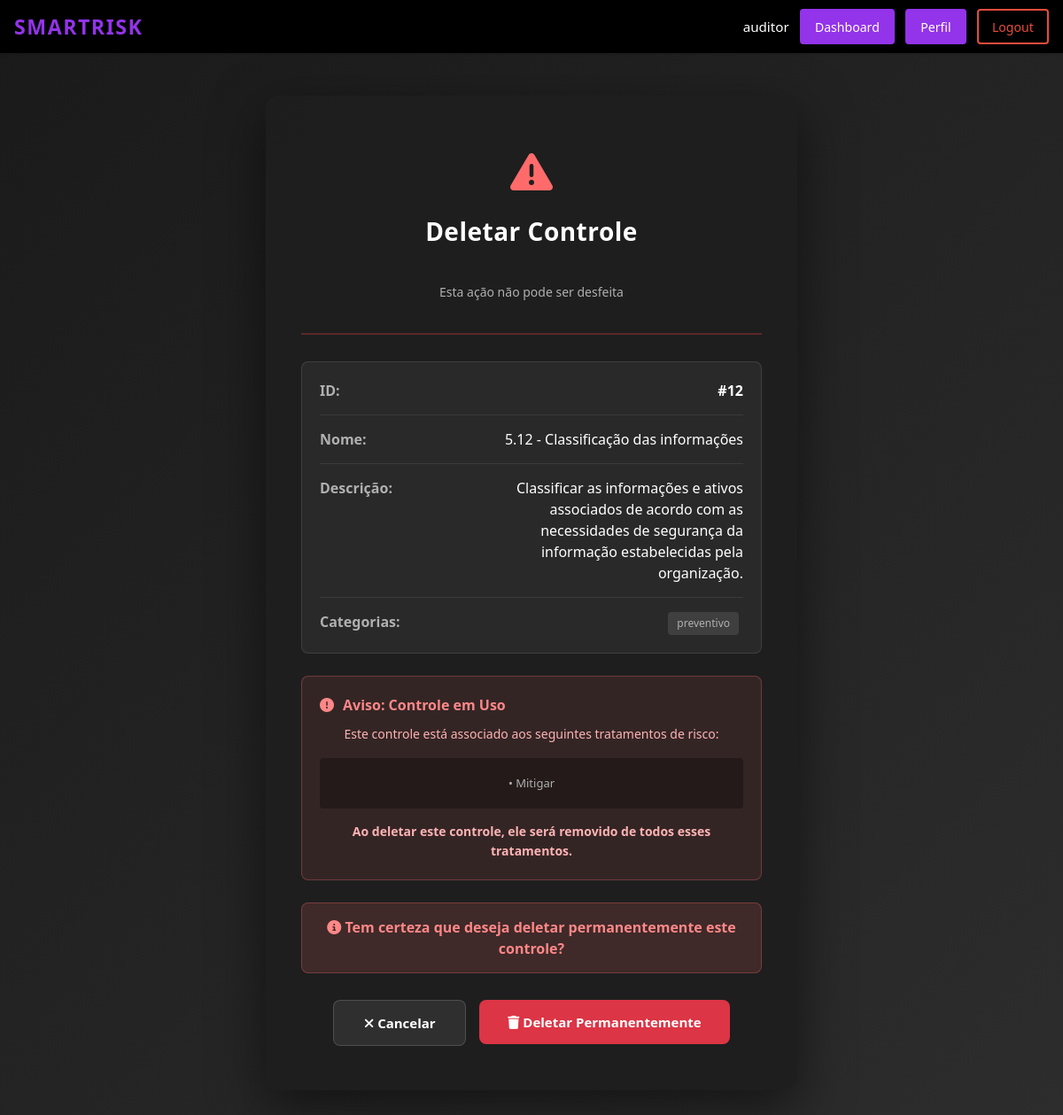
/deletar_controle/12/ (signed in), run on an earlier commit of the app's database.
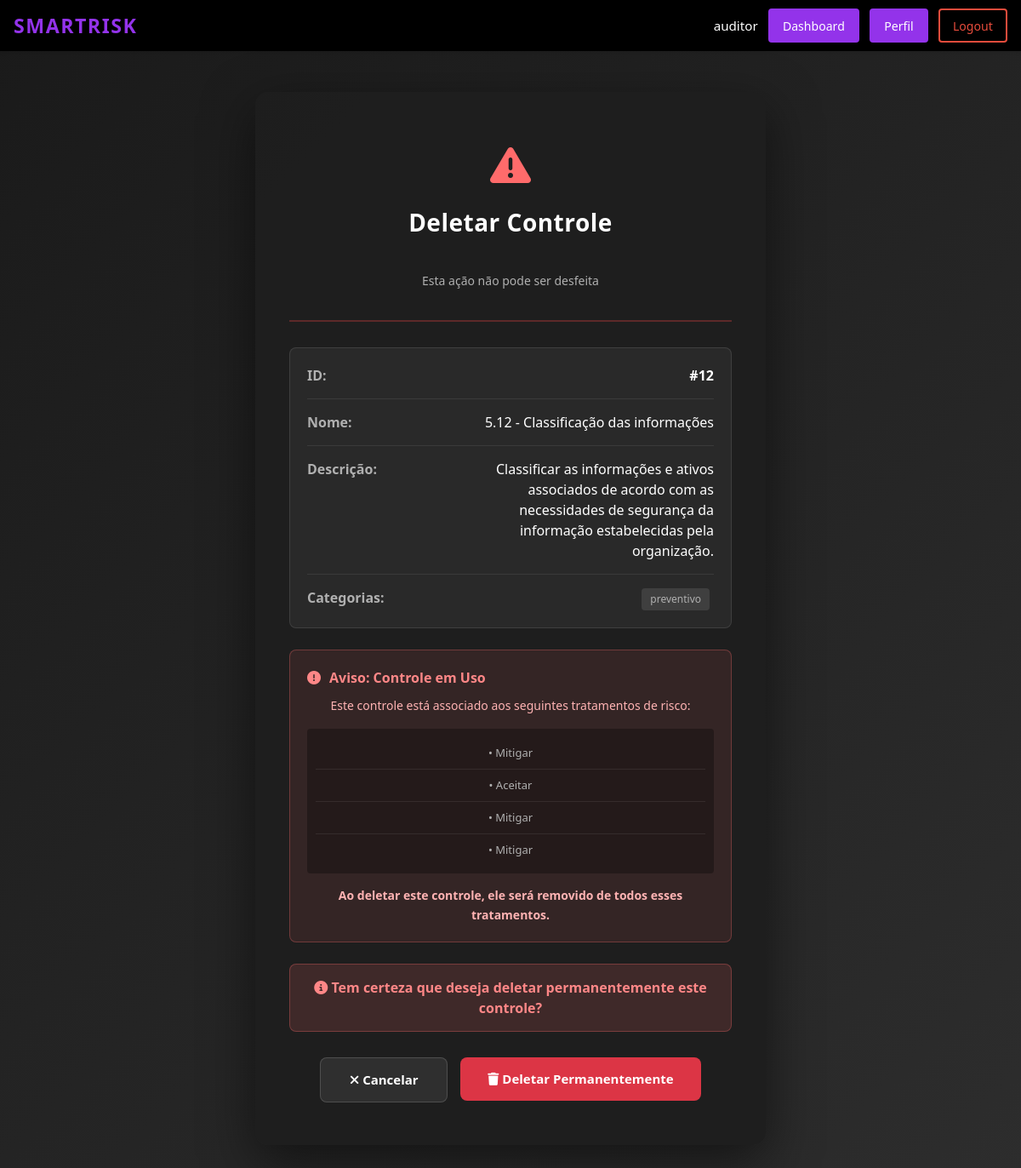
And on a later commit of the database.
### ismsapp/models.py (models this page shows, shortened)
class CategoriaControle(models.Model):
    class Tipo(models.TextChoices):
        PREVENTIVO = "preventivo", "Preventivo"
        DETECTIVO = "detectivo", "Detectivo"
        CORRETIVO = "corretivo", "Corretivo/Contingência"
    """The category type (unique, represents one of the three control categories)."""
    tipo = models.CharField(
        max_length=20,
        choices=Tipo.choices,
        unique=True,
        help_text="Tipo de categoria de controle.",
    )
    """Detailed description of what this category of control does."""
    descricao = models.TextField(
        default="",
        help_text="Descrição do tipo de controle.",
    )
    class Meta:
        verbose_name = "Categoria de Controle"
        verbose_name_plural = "Categorias de Controle"

class Tratamento(models.Model):
    class TipoTratamento(models.TextChoices):
        ACEITAR = "aceitar", "Aceitar"
        MITIGAR = "mitigar", "Mitigar"
        EVITAR = "evitar", "Evitar"
        COMPARTILHAR = "compartilhar", "Compartilhar"
    """The name or title of the treatment plan."""
    nome = models.CharField(
        max_length=255,
        blank=False,
        help_text="Nome do plano de tratamento.",
    )
    """The selected risk treatment strategy for this plan."""
    tipo_tratamento = models.CharField(
        max_length=20,
        choices=TipoTratamento.choices,
        help_text="Estratégia de resposta ao risco selecionada para este tratamento.",
    )
    """Detailed description of the treatment plan, including specific actions, responsible parties, and timelines."""
    descricao = models.TextField(
        help_text=(
            "Detalhes de implementação deste tratamento: quais ações serão tomadas, "
            "quem é o responsável e quaisquer prazos ou decisões relevantes."
        ),
    )
    """Indicates if this treatment represents an acceptance decision (no further action needed)."""
    aceito = models.BooleanField(
        default=False,
        help_text="Marca se este tratamento é uma decisão de aceitação do risco (sem ações adicionais).",
    )
    """Percentage reduction in probability expected from this treatment (0-100)."""
    reducao_probabilidade = models.PositiveSmallIntegerField(
        default=0,
        help_text="Porcentagem esperada de redução na probabilidade do risco (0-100).",
    )
    """Percentage reduction in consequence/impact expected from this treatment (0-100)."""
    reducao_impacto = models.PositiveSmallIntegerField(
        default=0,
        help_text="Porcentagem esperada de redução no impacto/consequência do risco (0-100).",
    )
    """Controls that are part of this treatment plan (many-to-many relationship)."""
    controles = models.ManyToManyField(
        Controle,
        related_name="tratamentos",
        blank=True,
        help_text="Controles que fazem parte deste plano de tratamento.",
    )
    class Meta:
        verbose_name = "Tratamento"
        verbose_name_plural = "Tratamentos"
    def __str__(self):
        return f"{self.get_tipo_tratamento_display()}"

### ismsapp/views.py (the view, shortened to what this page needs)
# urls.py: path("deletar_controle/<int:controle_id>/", views.DeleteControleView.as_view(), name="deletar_controle"),
class DeleteControleView(View):
    template_name = "ismsapp/deletar_controle.html"
    def _check_permission(self, user):
        if not user.is_authenticated:
            return False
        user_profile = getattr(user, 'profile', None)
        if not user_profile:
            return False
        allowed_actors = [
            UserProfile.Actor.SISTEMA_ADMIN,
            UserProfile.Actor.AUDITOR
        ]
        return user_profile.actor_type in allowed_actors
    @method_decorator(login_required(login_url="login"))
    def get(self, request, controle_id=None, *args, **kwargs):
        if not self._check_permission(request.user):
            return redirect('dashboard')
        from .models import Controle
        if not controle_id:
            return redirect('lista_controles')
        try:
            controle = Controle.objects.get(id=controle_id)
        except Controle.DoesNotExist:
            messages.error(request, "Controle não encontrado.")
            return redirect('lista_controles')
        tratamentos = controle.tratamentos.all()
        contexto = {
            'controle': controle,
            'controle_id': controle_id,
            'tratamentos': tratamentos,
            'page_title': f'Deletar Controle: {controle.nome}',
        }
        return render(request, self.template_name, contexto)

### ismsapp/templates/ismsapp/deletar_controle.html (shortened to what this page needs)
{% extends "ismsapp/base.html" %}
{% load static %}
{% block extra_css %}
    <link href="https://cdn.jsdelivr.net/npm/bootstrap@5.3.0/dist/css/bootstrap.min.css" rel="stylesheet">
    <link href="https://cdnjs.cloudflare.com/ajax/libs/font-awesome/6.4.0/css/all.min.css" rel="stylesheet">
    <link href="{% static 'css/ismsapp/cadastro_categoria_ativo.css' %}" rel="stylesheet">
{% endblock %}
{% block content %}
    <div class="cadastro-container delete-container">
        <div class="cadastro-card delete-card">
            <div class="delete-header">
                <div class="delete-icon">
                    <i class="fas fa-exclamation-triangle"></i>
                </div>
                <h1>Deletar Controle</h1>
                <p class="delete-message">Esta ação não pode ser desfeita</p>
            </div>
            <div class="delete-details">
                <div class="detail-item">
                    <span class="detail-label">ID:</span>
                    <span class="detail-value"><strong>#{{ controle.id }}</strong></span>
                </div>
                <div class="detail-item">
                    <span class="detail-label">Nome:</span>
                    <span class="detail-value">{{ controle.nome }}</span>
                </div>
                <div class="detail-item">
                    <span class="detail-label">Descrição:</span>
                    <span class="detail-value">{{ controle.descricao|truncatewords:20 }}</span>
                </div>
                <div class="detail-item">
                    <span class="detail-label">Categorias:</span>
                    <span class="detail-value">
                        {% for categoria in controle.categorias.all %}
                            <span class="category-badge {% if categoria.tipo == 'Preventivo' %}preventivo{% elif categoria.tipo == 'Detectivo' %}detectivo{% elif categoria.tipo == 'Corretivo' %}corretivo{% endif %}">
                                {{ categoria.tipo }}
                            </span>
                        {% empty %}
                            <span>Sem categorias</span>
                        {% endfor %}
                    </span>
                </div>
            </div>
            {% if tratamentos %}
                <div class="warning-section">
                    <div class="warning-title">
                        <i class="fas fa-exclamation-circle"></i>
                        Aviso: Controle em Uso
                    </div>
                    <div class="warning-message">
                        <p>Este controle está associado aos seguintes tratamentos de risco:</p>
                        <div class="tratamentos-list">
                            {% for tratamento in tratamentos %}
                                <div class="tratamento-item">
                                    • {{ tratamento }}
                                </div>
                            {% endfor %}
                        </div>
                        <p style="margin-top: 15px; margin-bottom: 0;">
                            <strong>Ao deletar este controle, ele será removido de todos esses tratamentos.</strong>
                        </p>
                    </div>
                </div>
            {% endif %}
            <div class="confirmation-message">
                <i class="fas fa-info-circle"></i>
                Tem certeza que deseja deletar permanentemente este controle?
            </div>
            <div class="delete-buttons">
                <a href="{% url 'lista_controles' %}" class="btn btn-cancel">
                    <i class="fas fa-times"></i> Cancelar
                </a>
                <form method="post" style="display: inline;">
                    <button type="submit" class="btn btn-delete">
                        <i class="fas fa-trash"></i> Deletar Permanentemente
                    </button>
                </form>
            </div>
        </div>
    </div>
{% endblock %}

What changed in the data, as far as the page shows it:
added Tratamento: tipo_tratamento "Aceitar"
added Tratamento: tipo_tratamento "Mitigar"
added Tratamento: tipo_tratamento "Mitigar"
